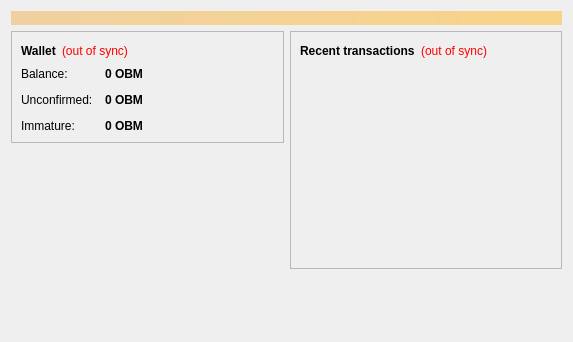
<?xml version="1.0" encoding="UTF-8"?>
<ui version="4.0">
 <class>OverviewPage</class>
 <widget class="QWidget" name="OverviewPage">
  <property name="geometry">
   <rect>
    <x>0</x>
    <y>0</y>
    <width>573</width>
    <height>342</height>
   </rect>
  </property>
  <property name="windowTitle">
   <string>Form</string>
  </property>
  <layout class="QVBoxLayout" name="topLayout">
   <item>
    <widget class="QLabel" name="labelAlerts">
     <property name="visible">
      <bool>false</bool>
     </property>
     <property name="styleSheet">
      <string notr="true">background-color: qlineargradient(x1: 0, y1: 0, x2: 1, y2: 0, stop:0 #F0D0A0, stop:1 #F8D488); color:#000000;</string>
     </property>
     <property name="wordWrap">
      <bool>true</bool>
     </property>
     <property name="margin">
      <number>3</number>
     </property>
    </widget>
   </item>
   <item>
    <layout class="QHBoxLayout" name="horizontalLayout" stretch="1,1">
     <item>
      <layout class="QVBoxLayout" name="verticalLayout_2">
       <item>
        <widget class="QFrame" name="frame">
         <property name="frameShape">
          <enum>QFrame::StyledPanel</enum>
         </property>
         <property name="frameShadow">
          <enum>QFrame::Raised</enum>
         </property>
         <layout class="QVBoxLayout" name="verticalLayout_4">
          <item>
           <layout class="QHBoxLayout" name="horizontalLayout_4">
            <item>
             <widget class="QLabel" name="label_5">
              <property name="font">
               <font>
                <weight>75</weight>
                <bold>true</bold>
               </font>
              </property>
              <property name="text">
               <string>Wallet</string>
              </property>
             </widget>
            </item>
            <item>
             <widget class="QLabel" name="labelWalletStatus">
              <property name="toolTip">
               <string>The displayed information may be out of date. Your wallet automatically synchronizes with the ObamaCoin network after a connection is established, but this process has not completed yet.</string>
              </property>
              <property name="styleSheet">
               <string notr="true">QLabel { color: red; }</string>
              </property>
              <property name="text">
               <string notr="true">(out of sync)</string>
              </property>
              <property name="alignment">
               <set>Qt::AlignLeading|Qt::AlignLeft|Qt::AlignVCenter</set>
              </property>
             </widget>
            </item>
            <item>
             <spacer name="horizontalSpacer_2">
              <property name="orientation">
               <enum>Qt::Horizontal</enum>
              </property>
              <property name="sizeHint" stdset="0">
               <size>
                <width>40</width>
                <height>20</height>
               </size>
              </property>
             </spacer>
            </item>
           </layout>
          </item>
          <item>
           <layout class="QFormLayout" name="formLayout_2">
            <property name="fieldGrowthPolicy">
             <enum>QFormLayout::AllNonFixedFieldsGrow</enum>
            </property>
            <property name="horizontalSpacing">
             <number>12</number>
            </property>
            <property name="verticalSpacing">
             <number>12</number>
            </property>
            <item row="0" column="0">
             <widget class="QLabel" name="label">
              <property name="text">
               <string>Balance:</string>
              </property>
             </widget>
            </item>
            <item row="0" column="1">
             <widget class="QLabel" name="labelBalance">
              <property name="font">
               <font>
                <weight>75</weight>
                <bold>true</bold>
               </font>
              </property>
              <property name="cursor">
               <cursorShape>IBeamCursor</cursorShape>
              </property>
              <property name="toolTip">
               <string>Your current balance</string>
              </property>
              <property name="text">
               <string notr="true">0 OBM</string>
              </property>
              <property name="textInteractionFlags">
               <set>Qt::LinksAccessibleByMouse|Qt::TextSelectableByKeyboard|Qt::TextSelectableByMouse</set>
              </property>
             </widget>
            </item>
            <item row="1" column="0">
             <widget class="QLabel" name="label_3">
              <property name="text">
               <string>Unconfirmed:</string>
              </property>
             </widget>
            </item>
            <item row="1" column="1">
             <widget class="QLabel" name="labelUnconfirmed">
              <property name="font">
               <font>
                <weight>75</weight>
                <bold>true</bold>
               </font>
              </property>
              <property name="cursor">
               <cursorShape>IBeamCursor</cursorShape>
              </property>
              <property name="toolTip">
               <string>Total of transactions that have yet to be confirmed, and do not yet count toward the current balance</string>
              </property>
              <property name="text">
               <string notr="true">0 OBM</string>
              </property>
              <property name="textInteractionFlags">
               <set>Qt::LinksAccessibleByMouse|Qt::TextSelectableByKeyboard|Qt::TextSelectableByMouse</set>
              </property>
             </widget>
            </item>
            <item row="2" column="0">
             <widget class="QLabel" name="labelImmatureText">
              <property name="text">
               <string>Immature:</string>
              </property>
             </widget>
            </item>
            <item row="2" column="1">
             <widget class="QLabel" name="labelImmature">
              <property name="font">
               <font>
                <weight>75</weight>
                <bold>true</bold>
               </font>
              </property>
              <property name="toolTip">
               <string>Mined balance that has not yet matured</string>
              </property>
              <property name="text">
               <string notr="true">0 OBM</string>
              </property>
              <property name="textInteractionFlags">
               <set>Qt::LinksAccessibleByMouse|Qt::TextSelectableByKeyboard|Qt::TextSelectableByMouse</set>
              </property>
             </widget>
            </item>
           </layout>
          </item>
         </layout>
        </widget>
       </item>
       <item>
        <spacer name="verticalSpacer">
         <property name="orientation">
          <enum>Qt::Vertical</enum>
         </property>
         <property name="sizeHint" stdset="0">
          <size>
           <width>20</width>
           <height>40</height>
          </size>
         </property>
        </spacer>
       </item>
      </layout>
     </item>
     <item>
      <layout class="QVBoxLayout" name="verticalLayout_3">
       <item>
        <widget class="QFrame" name="frame_2">
         <property name="frameShape">
          <enum>QFrame::StyledPanel</enum>
         </property>
         <property name="frameShadow">
          <enum>QFrame::Raised</enum>
         </property>
         <layout class="QVBoxLayout" name="verticalLayout">
          <item>
           <layout class="QHBoxLayout" name="horizontalLayout_2">
            <item>
             <widget class="QLabel" name="label_4">
              <property name="text">
               <string>&lt;b&gt;Recent transactions&lt;/b&gt;</string>
              </property>
             </widget>
            </item>
            <item>
             <widget class="QLabel" name="labelTransactionsStatus">
              <property name="toolTip">
               <string>The displayed information may be out of date. Your wallet automatically synchronizes with the ObamaCoin network after a connection is established, but this process has not completed yet.</string>
              </property>
              <property name="styleSheet">
               <string notr="true">QLabel { color: red; }</string>
              </property>
              <property name="text">
               <string notr="true">(out of sync)</string>
              </property>
              <property name="alignment">
               <set>Qt::AlignRight|Qt::AlignTrailing|Qt::AlignVCenter</set>
              </property>
             </widget>
            </item>
            <item>
             <spacer name="horizontalSpacer">
              <property name="orientation">
               <enum>Qt::Horizontal</enum>
              </property>
              <property name="sizeHint" stdset="0">
               <size>
                <width>40</width>
                <height>20</height>
               </size>
              </property>
             </spacer>
            </item>
           </layout>
          </item>
          <item>
           <widget class="QListView" name="listTransactions">
            <property name="styleSheet">
             <string notr="true">QListView { background: transparent; }</string>
            </property>
            <property name="frameShape">
             <enum>QFrame::NoFrame</enum>
            </property>
            <property name="verticalScrollBarPolicy">
             <enum>Qt::ScrollBarAlwaysOff</enum>
            </property>
            <property name="horizontalScrollBarPolicy">
             <enum>Qt::ScrollBarAlwaysOff</enum>
            </property>
            <property name="selectionMode">
             <enum>QAbstractItemView::NoSelection</enum>
            </property>
           </widget>
          </item>
         </layout>
        </widget>
       </item>
       <item>
        <spacer name="verticalSpacer_2">
         <property name="orientation">
          <enum>Qt::Vertical</enum>
         </property>
         <property name="sizeHint" stdset="0">
          <size>
           <width>20</width>
           <height>40</height>
          </size>
         </property>
        </spacer>
       </item>
      </layout>
     </item>
    </layout>
   </item>
  </layout>
 </widget>
 <resources/>
 <connections/>
</ui>
